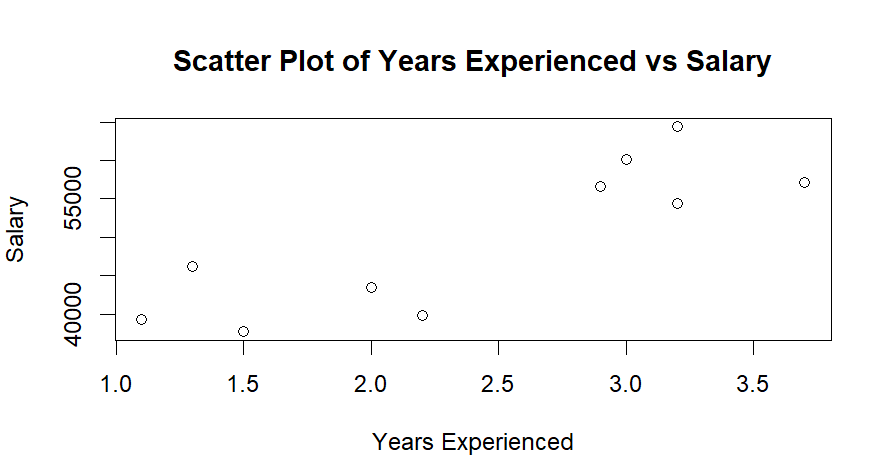

The R source for this figure:
data <- data.frame(
  Years_Exp = c(1.1, 1.3, 1.5, 2.0, 2.2, 2.9, 3.0, 3.2, 3.2, 3.7),
  Salary = c(39343.00, 46205.00, 37731.00, 43525.00,
             39891.00, 56642.00, 60150.00, 54445.00, 64445.00, 57189.00)
)

plot(data$Years_Exp, data$Salary,
     xlab = "Years Experienced",
     ylab = "Salary",
     main = "Scatter Plot of Years Experienced vs Salary")
